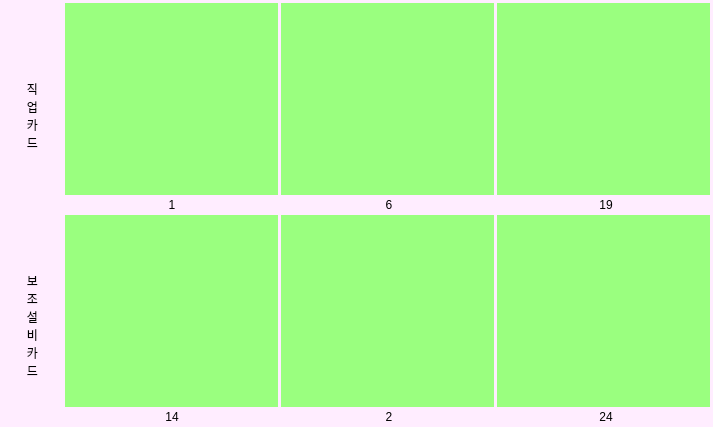
<?xml version="1.0" encoding="UTF-8"?>
<ui version="4.0">
 <class>Form_mycard_firstcheck</class>
 <widget class="QWidget" name="Form_mycard_firstcheck">
  <property name="geometry">
   <rect>
    <x>0</x>
    <y>0</y>
    <width>713</width>
    <height>427</height>
   </rect>
  </property>
  <property name="minimumSize">
   <size>
    <width>0</width>
    <height>0</height>
   </size>
  </property>
  <property name="maximumSize">
   <size>
    <width>16777215</width>
    <height>16777215</height>
   </size>
  </property>
  <property name="windowTitle">
   <string>Form</string>
  </property>
  <property name="styleSheet">
   <string notr="true">background-color: rgb(255, 237, 255);</string>
  </property>
  <layout class="QHBoxLayout" name="horizontalLayout_5">
   <property name="spacing">
    <number>0</number>
   </property>
   <property name="leftMargin">
    <number>0</number>
   </property>
   <property name="topMargin">
    <number>0</number>
   </property>
   <property name="rightMargin">
    <number>0</number>
   </property>
   <property name="bottomMargin">
    <number>0</number>
   </property>
   <item>
    <layout class="QHBoxLayout" name="horizontalLayout" stretch="1,10">
     <property name="spacing">
      <number>0</number>
     </property>
     <property name="topMargin">
      <number>3</number>
     </property>
     <property name="bottomMargin">
      <number>3</number>
     </property>
     <item>
      <layout class="QVBoxLayout" name="verticalLayout_1">
       <property name="spacing">
        <number>0</number>
       </property>
       <item>
        <widget class="QLabel" name="label_1">
         <property name="sizePolicy">
          <sizepolicy hsizetype="Minimum" vsizetype="Minimum">
           <horstretch>0</horstretch>
           <verstretch>0</verstretch>
          </sizepolicy>
         </property>
         <property name="text">
          <string>
직
업
카
드</string>
         </property>
         <property name="textFormat">
          <enum>Qt::AutoText</enum>
         </property>
         <property name="scaledContents">
          <bool>false</bool>
         </property>
         <property name="alignment">
          <set>Qt::AlignCenter</set>
         </property>
         <property name="indent">
          <number>15</number>
         </property>
        </widget>
       </item>
       <item>
        <widget class="QLabel" name="label_2">
         <property name="sizePolicy">
          <sizepolicy hsizetype="Minimum" vsizetype="Minimum">
           <horstretch>0</horstretch>
           <verstretch>0</verstretch>
          </sizepolicy>
         </property>
         <property name="text">
          <string>
보
조
설
비
카
드</string>
         </property>
         <property name="alignment">
          <set>Qt::AlignCenter</set>
         </property>
         <property name="indent">
          <number>15</number>
         </property>
        </widget>
       </item>
      </layout>
     </item>
     <item>
      <layout class="QVBoxLayout" name="verticalLayout_2" stretch="1,0,1,0">
       <property name="spacing">
        <number>3</number>
       </property>
       <item>
        <layout class="QHBoxLayout" name="horizontalLayout_1">
         <property name="spacing">
          <number>-1</number>
         </property>
         <property name="rightMargin">
          <number>3</number>
         </property>
         <item>
          <widget class="QWidget" name="widget_job_1" native="true">
           <property name="sizePolicy">
            <sizepolicy hsizetype="Minimum" vsizetype="Minimum">
             <horstretch>0</horstretch>
             <verstretch>0</verstretch>
            </sizepolicy>
           </property>
           <property name="styleSheet">
            <string notr="true">background-color: rgb(154, 255, 127);</string>
           </property>
          </widget>
         </item>
         <item>
          <widget class="QWidget" name="widget_job_2" native="true">
           <property name="sizePolicy">
            <sizepolicy hsizetype="Minimum" vsizetype="Minimum">
             <horstretch>0</horstretch>
             <verstretch>0</verstretch>
            </sizepolicy>
           </property>
           <property name="styleSheet">
            <string notr="true">background-color: rgb(154, 255, 127);</string>
           </property>
          </widget>
         </item>
         <item>
          <widget class="QWidget" name="widget_job_3" native="true">
           <property name="enabled">
            <bool>true</bool>
           </property>
           <property name="sizePolicy">
            <sizepolicy hsizetype="Minimum" vsizetype="Minimum">
             <horstretch>0</horstretch>
             <verstretch>0</verstretch>
            </sizepolicy>
           </property>
           <property name="styleSheet">
            <string notr="true">background-color: rgb(154, 255, 127);</string>
           </property>
          </widget>
         </item>
        </layout>
       </item>
       <item>
        <layout class="QHBoxLayout" name="horizontalLayout_number_1">
         <item>
          <widget class="QLabel" name="label_number_1">
           <property name="text">
            <string>1</string>
           </property>
           <property name="alignment">
            <set>Qt::AlignCenter</set>
           </property>
          </widget>
         </item>
         <item>
          <widget class="QLabel" name="label_number_2">
           <property name="text">
            <string>6</string>
           </property>
           <property name="alignment">
            <set>Qt::AlignCenter</set>
           </property>
          </widget>
         </item>
         <item>
          <widget class="QLabel" name="label_number_3">
           <property name="text">
            <string>19</string>
           </property>
           <property name="alignment">
            <set>Qt::AlignCenter</set>
           </property>
          </widget>
         </item>
        </layout>
       </item>
       <item>
        <layout class="QHBoxLayout" name="horizontalLayout_2">
         <property name="rightMargin">
          <number>3</number>
         </property>
         <item>
          <widget class="QWidget" name="widget_sub_1" native="true">
           <property name="sizePolicy">
            <sizepolicy hsizetype="Minimum" vsizetype="Minimum">
             <horstretch>0</horstretch>
             <verstretch>0</verstretch>
            </sizepolicy>
           </property>
           <property name="styleSheet">
            <string notr="true">background-color: rgb(154, 255, 127);</string>
           </property>
          </widget>
         </item>
         <item>
          <widget class="QWidget" name="widget_sub_2" native="true">
           <property name="sizePolicy">
            <sizepolicy hsizetype="Minimum" vsizetype="Minimum">
             <horstretch>0</horstretch>
             <verstretch>0</verstretch>
            </sizepolicy>
           </property>
           <property name="styleSheet">
            <string notr="true">background-color: rgb(154, 255, 127);</string>
           </property>
          </widget>
         </item>
         <item>
          <widget class="QWidget" name="widget_sub_3" native="true">
           <property name="sizePolicy">
            <sizepolicy hsizetype="Minimum" vsizetype="Minimum">
             <horstretch>0</horstretch>
             <verstretch>0</verstretch>
            </sizepolicy>
           </property>
           <property name="styleSheet">
            <string notr="true">background-color: rgb(154, 255, 127);</string>
           </property>
          </widget>
         </item>
        </layout>
       </item>
       <item>
        <layout class="QHBoxLayout" name="horizontalLayout_number_2">
         <item>
          <widget class="QLabel" name="label_number_4">
           <property name="text">
            <string>14</string>
           </property>
           <property name="alignment">
            <set>Qt::AlignCenter</set>
           </property>
          </widget>
         </item>
         <item>
          <widget class="QLabel" name="label_number_5">
           <property name="text">
            <string>2</string>
           </property>
           <property name="alignment">
            <set>Qt::AlignCenter</set>
           </property>
          </widget>
         </item>
         <item>
          <widget class="QLabel" name="label_number_6">
           <property name="text">
            <string>24</string>
           </property>
           <property name="alignment">
            <set>Qt::AlignCenter</set>
           </property>
          </widget>
         </item>
        </layout>
       </item>
      </layout>
     </item>
    </layout>
   </item>
  </layout>
 </widget>
 <resources>
  <include location="../Documents/GitHub/Agricola-Front_ui-images-py/Agricola_Front/MyQRC.qrc"/>
 </resources>
 <connections/>
</ui>
